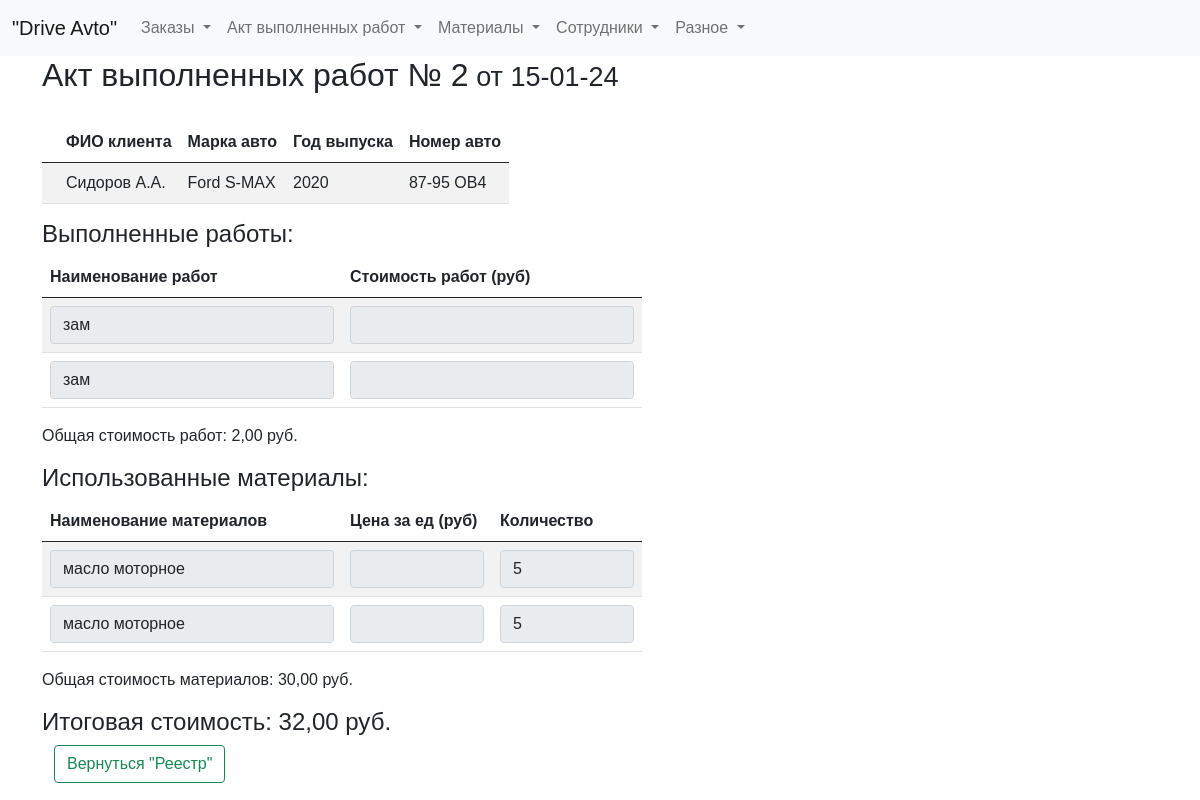
/final_act/2, run on an earlier commit of the app's database.
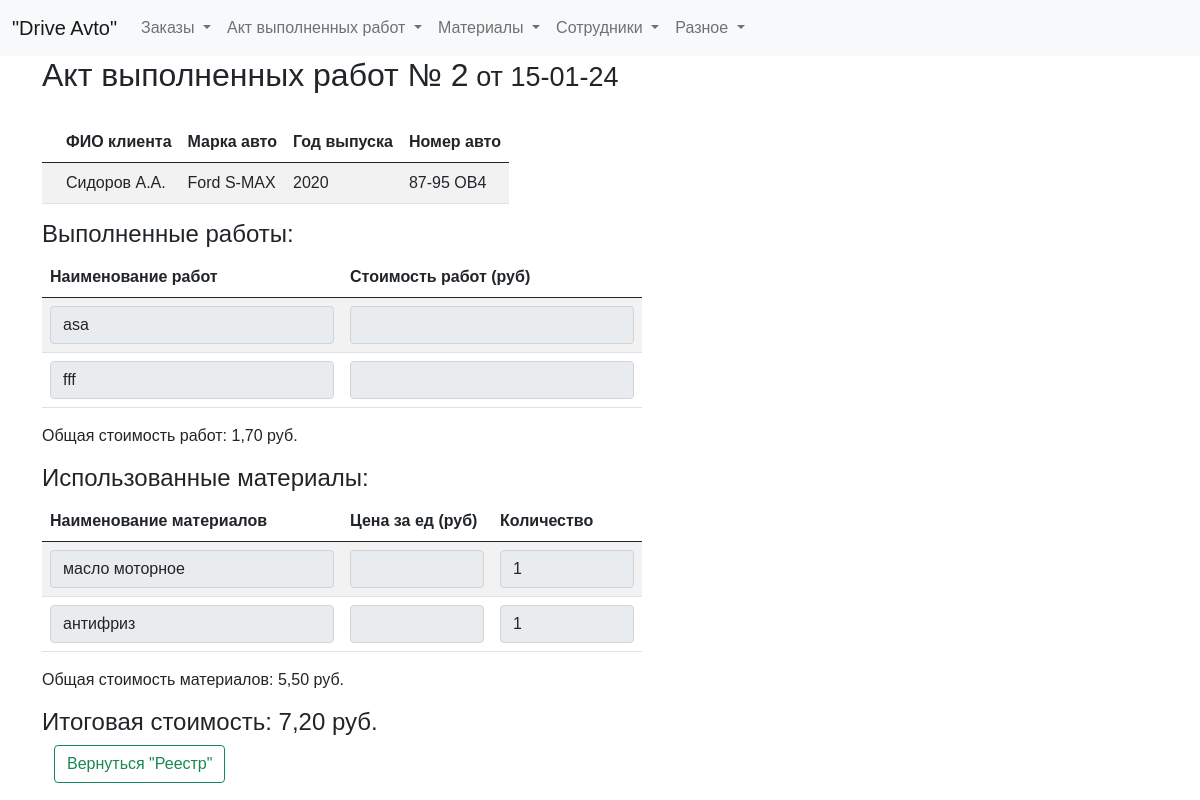
And on a later commit of the database.
### tables this page shows
CREATE TABLE log (
id integer PRIMARY KEY AUTOINCREMENT,
date_order text NOT NULL,
name_customer text NOT NULL,
brand_car text NOT NULL,
year_car text NOT NULL,
number_car text NOT NULL,
text_order text NOT NULL,
id_act integer
);

CREATE TABLE act (
id integer PRIMARY KEY AUTOINCREMENT,
id_act integer NOT NULL,
date_act text NOT NULL,
name_work text NOT NULL,
price_work integer NOT NULL,
FOREIGN KEY (id_act) REFERENCES log (id_act)
);

CREATE TABLE stock_minus (
id INTEGER PRIMARY KEY AUTOINCREMENT,
name TEXT NOT NULL,
quantity INTEGER NOT NULL,
price_unit INTEGER NOT NULL,
id_act INTEGER NOT NULL,
FOREIGN KEY (id_act) REFERENCES act(id_act)
);

### fcompany.py (the view)
@app.route('/final_act/<int:entry_id>')
def showFinal_act(entry_id):
    print('entry_id: ', entry_id)
    entry_data = dbase.get_final_act(entry_id)
    return render_template('final_act.html', title="Акт выполненных работ", entry_data=entry_data)

### fcompany.py (called while the page is built)
def connect_db():  # общая функция для установления соединения с БД
    conn = sqlite3.connect(app.config['DATABASE'])
    conn.row_factory = sqlite3.Row  # записи будут представлены не в виде кортежей, а в виде словаря (для исп в шаблонах)
    return conn

def get_db():
    if not hasattr(g, 'link_db'):
        g.link_db = connect_db()
    return g.link_db

@app.before_request
def before_request():
    global dbase
    db = get_db()
    dbase = FDataBase(db)

### templates/final_act.html (shortened to what this page needs)
{% extends 'base.html' %}
{% block content %}
<h2>Акт выполненных работ  № {{ entry_data.main.id_act }}<span style="font-family: 'Arial', sans-serif; font-size: 27px;">
    от {{ entry_data.main.date_act }}</span></h2>
<div class="table-responsive">
    <table id="myTable" class="table table-striped" style="max-width: 100%;">
        <thead>
            <tr>
                <th scope="col"></th>
                <th scope="col">ФИО клиента</th>
                <th scope="col">Марка авто</th>
                <th scope="col">Год выпуска</th>
                <th scope="col">Номер авто</th>
            </tr>
        </thead>
        <tbody>
            <tr>
                <th scope="row"></th>
                <td>{{ entry_data.main.name_customer }}</td>
                <td>{{ entry_data.main.brand_car }}</td>
                <td>{{ entry_data.main.year_car }}</td>
                <td>{{ entry_data.main.number_car }}</td>
            </tr>
        </tbody>
    </table>
</div>
<h4>Выполненные работы:</h4>
<div class="table-responsive">
    <table id="workTable" class="table table-striped">
        <thead>
            <tr>
                <th scope="col" >Наименование работ</th>
                <th scope="col" >Стоимость работ (руб)</th>
            </tr>
        </thead>
        <tbody>
            {% for work in entry_data.works %}
            <tr>
                <td><input type="text" name="name_work[]" class="form-control" value="{{ work.name_work }}"  readonly></td>
                <td><input type="number" name="price_work[]" class="form-control" value="{{ ('%.2f' % (work.price_work / 100) ) | replace('.', ',') }}" readonly></td>
            </tr>
            {% endfor %}
        </tbody>
    </table>
</div>
<div class="totals">
    <p>Общая стоимость работ: {{ ('%.2f' % (entry_data.main.total_work / 100) ) | replace('.', ',') }} руб.</p>
</div>
<h4>Использованные материалы:</h4>
<div class="table-responsive">
    <table id="materialTable" class="table table-striped">
        <thead>
            <tr>
                <th scope="col" >Наименование материалов</th>
                <th scope="col" >Цена за ед (руб)</th>
                <th scope="col" >Количество</th>
            </tr>
        </thead>
        <tbody>
            {% for material in entry_data.materials %}
            <tr>
                <td><input type="text" name="name[]" class="form-control" value="{{ material.name }}"  readonly></td>
                <td><input type="number" name="price_unit[]" class="form-control" value="{{ ('%.2f' % (material.price_unit / 100) ) | replace('.', ',') }}" readonly></td>
                <td><input type="number" name="quantity[]" class="form-control" value="{{ material.quantity }}"  readonly></td>
            </tr>
            {% endfor %}
        </tbody>
    </table>
</div>
<div class="totals">
    <p>Общая стоимость материалов: {{ ('%.2f' % (entry_data.main.total_materials / 100) ) | replace('.', ',') }} руб.</p>
    <h4>Итоговая стоимость: {{ ('%.2f' % (entry_data.main.total_price / 100) ) | replace('.', ',') }} руб.</h4>
</div>
<div class="container">
        <button type="button" class="btn btn-outline-success return-button" onclick="window.location.href = '/list_act'">Вернуться "Реестр"</button>
</div>
{% endblock %}

### templates/base.html (shortened to what this page needs)
<!doctype html>
<html lang="ru">
  <head>
    <link href="https://cdn.jsdelivr.net/npm/bootstrap@5.0.2/dist/css/bootstrap.min.css" rel="stylesheet">
    <link rel="stylesheet" type="text/css" href="https://cdn.datatables.net/1.10.25/css/dataTables.bootstrap5.css">
    <link type="text/css" href="{{ url_for('static', filename='css/styles.css')}}" rel="stylesheet" />
    <link rel="stylesheet" href="{{ url_for('static', filename='styles.css') }}">
  </head>
<body>
<header>
<nav class="navbar navbar-expand-lg navbar-light bg-light">
  <div class="container-fluid">
    <a class="navbar-brand" href="/">"Drive Avto"</a>
    <div class="collapse navbar-collapse w-100 justify-content-center" id="navbarSupportedContent">
      <ul class="navbar-nav me-auto mb-2 mb-lg-0">
        <li class="nav-item dropdown">
          <a class="nav-link dropdown-toggle" href="#" role="button" data-bs-toggle="dropdown" aria-expanded="false">
            Заказы
          </a>
        </li>
        <li class="nav-item dropdown">
          <a class="nav-link dropdown-toggle" href="#" role="button" data-bs-toggle="dropdown" aria-expanded="false">
            Акт выполненных работ
          </a>
        </li>
        <li class="nav-item dropdown">
          <a class="nav-link dropdown-toggle" href="#" role="button" data-bs-toggle="dropdown" aria-expanded="false">
            Материалы
          </a>
        </li>
        <li class="nav-item dropdown">
          <a class="nav-link dropdown-toggle" href="#" role="button" data-bs-toggle="dropdown" aria-expanded="false">
            Сотрудники
          </a>
        </li>
        <li class="nav-item dropdown">
          <a class="nav-link dropdown-toggle" href="#" role="button" data-bs-toggle="dropdown" aria-expanded="false">
            Разное
          </a>
        </li>
      </ul>
    </div>
  </div>
</nav>
</header>
<div class="container">
        {% block content %} {% endblock %}
</div>
</body>
</html>

### static/css/styles.css (style rules this page uses)
#workTable.table-striped tbody tr:nth-of-type(odd), #materialTable.table-striped tbody tr:nth-of-type(odd) { background-color: transparent !important; }
#workTable, #materialTable { width: 600px; }
#workTable th, #workTable td, #materialTable th, #materialTable td { width: auto; }
#workTable th:nth-child(1), #materialTable th:nth-child(1) { width: 50%; }
#materialTable th:nth-child(2), #materialTable th:nth-child(3) { width: 25%; }
input.form-control { width: 100%; }
html, body { font-family: 'Arial'; margin: 0; padding: 0; height: 100%; width: 100%; }
a { color: #0059b2; text-decoration: none; }
.container { display: flex; flex-direction: column; align-items: flex-start; }
.btn { margin-bottom: 10px; }

What changed in the data, as far as the page shows it:
removed act: name_work "зам"
removed act: name_work "зам"
removed stock_minus: name "масло моторное", quantity "5"
removed stock_minus: name "масло моторное", quantity "5"
added act: name_work "asa"
added act: name_work "fff"
added stock_minus: name "масло моторное", quantity "1"
added stock_minus: name "антифриз", quantity "1"
Also different on the page:
{{ ('%.2f' % (entry_data.main.total_work / 100) ) | replace('.', ',') }}: "2,00" → "1,70"
{{ ('%.2f' % (entry_data.main.total_price / 100) ) | replace('.', ',') }}: "32,00" → "7,20"
text no longer shown: "30,00"
text now shown: "5,50"
